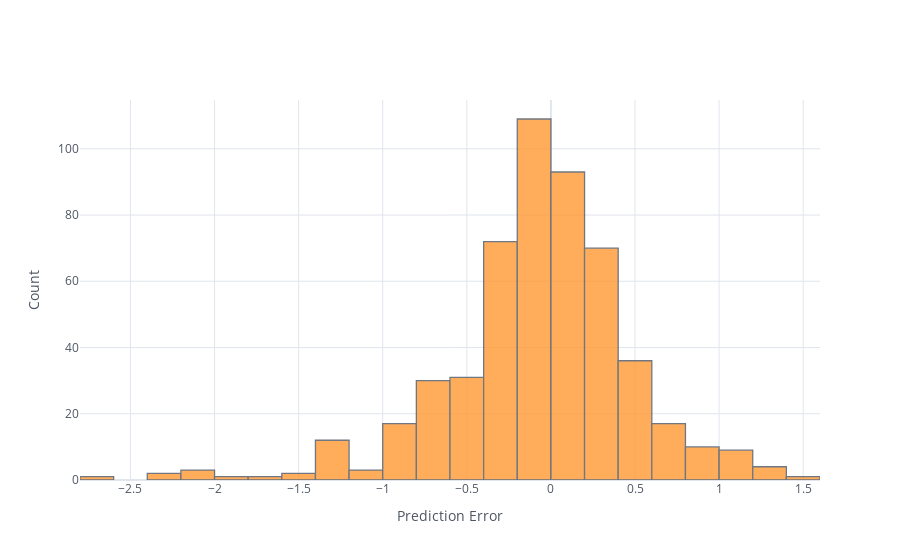

Write notebook code for a chart like this one.
### Code cell
error.iplot(kind="histogram", bins=25, theme="white",
         xTitle='Prediction Error', yTitle='Count')

### Figure 1 — Plotly figure (JSON) as saved in the notebook; plotly's stock layout.template omitted (floating-point values rounded to 4 significant figures; data arrays with more than 128 entries replaced by an {"elided": "..."} marker saying what was removed)
{"data": [{"histfunc": "count", "histnorm": "", "marker": {"color": "rgba(255, 153, 51, 1.0)", "line": {"color": "#4D5663", "width": 1.3}}, "name": "price", "nbinsx": 25, "opacity": 0.8, "orientation": "v", "type": "histogram", "x": {"elided": "524 float values"}}], "layout": {"barmode": "overlay", "legend": {"bgcolor": "#FFFFFF", "font": {"color": "#4D5663"}}, "paper_bgcolor": "#FFFFFF", "plot_bgcolor": "#FFFFFF", "title": {"font": {"color": "#4D5663"}}, "xaxis": {"gridcolor": "#E1E5ED", "showgrid": true, "tickfont": {"color": "#4D5663"}, "title": {"font": {"color": "#4D5663"}, "text": "Prediction Error"}, "zerolinecolor": "#E1E5ED"}, "yaxis": {"gridcolor": "#E1E5ED", "showgrid": true, "tickfont": {"color": "#4D5663"}, "title": {"font": {"color": "#4D5663"}, "text": "Count"}, "zerolinecolor": "#E1E5ED"}}}
